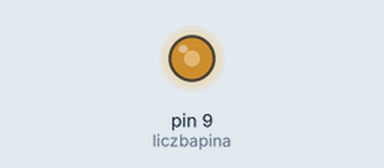
A sketch run on a simulated Arduino Uno, built with avr-gcc and run on an emulated ATmega328P. On the bench: output pins drawn as LEDs (lit = HIGH).

Above: at 0.05 s.
At 1.55 s:
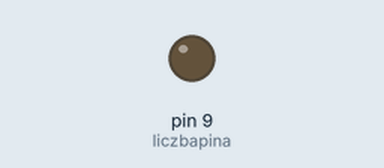
At 3.05 s:
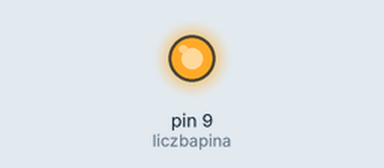
At 6.05 s:
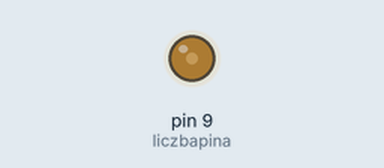
Timing chart, 0 to 7.9 s (numbered marks = the images above):
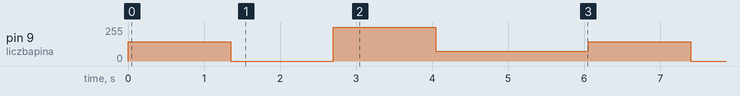

The sketch:

Code.ino
```cpp
// Written by TheMasterOfCats https://github.com/TheMasterOfCats
int liczbapina=9;
void setup() {
pinMode(liczbapina,OUTPUT);
}
void loop() {
analogWrite(liczbapina,145);
delay(1350);
analogWrite(liczbapina,0);
delay(1350);
analogWrite(liczbapina,255);
delay(1350);
analogWrite(liczbapina,75);
delay(2000);
}
```

Measured:
- by itself, pin 9 (liczbapina): repeats every 6.1 s: 0/255 1.4 s, 255/255 1.4 s, 75/255 2.0 s, 145/255 1.4 s
